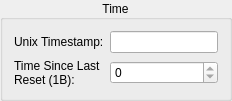
            <widget class="QGroupBox" name="groupBox_2">
             <property name="title">
              <string>Time</string>
             </property>
             <property name="alignment">
              <set>Qt::AlignCenter</set>
             </property>
             <layout class="QGridLayout" name="gridLayout_4">
              <item row="1" column="0">
               <widget class="QLabel" name="label_3">
                <property name="text">
                 <string>Unix Timestamp:</string>
                </property>
               </widget>
              </item>
              <item row="3" column="0">
               <widget class="QLabel" name="label_79">
                <property name="text">
                 <string>Time Since Last
Reset (1B):</string>
                </property>
               </widget>
              </item>
              <item row="3" column="1">
               <widget class="QSpinBox" name="SystemInformation_1B_TimeSinceLastReset_SpinBox">
                <property name="readOnly">
                 <bool>true</bool>
                </property>
                <property name="minimum">
                 <number>-99999</number>
                </property>
                <property name="maximum">
                 <number>99999</number>
                </property>
               </widget>
              </item>
              <item row="1" column="1">
               <widget class="QLineEdit" name="SystemInformation_UnixTimestamp_LineEdit"/>
              </item>
             </layout>
            </widget>
